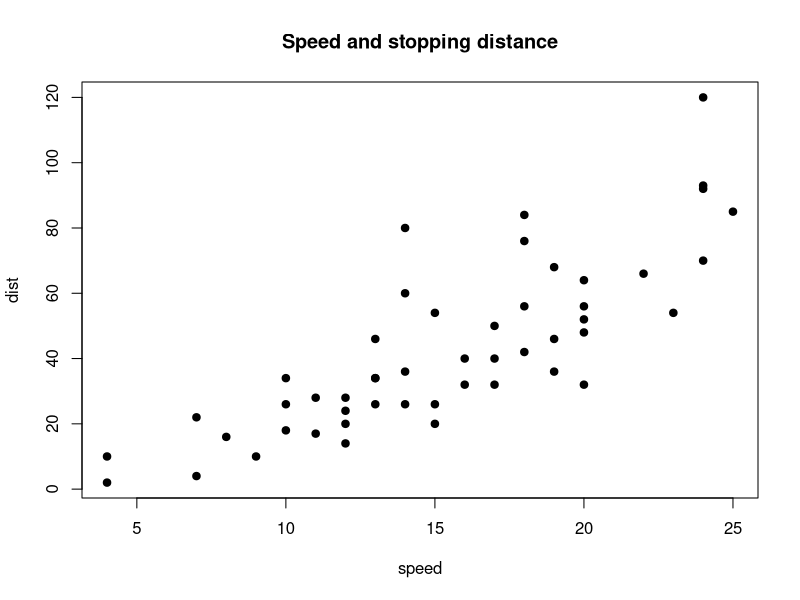

Here is the R script that generated this plot:
## ---- chunk 1
#| echo: fenced
#| output-fold: true

summary(cars)
## ---- chunk 2
#| echo: fenced
#| output-fold: true
#| output-summary: "Click to view the model"

summary(lm(dist ~ speed, data = cars))
## ---- chunk 3
#| echo: fenced
#| output-fold: true
#| output-open: true

head(cars, 3)
## ---- chunk 4
#| echo: fenced
#| output-fold: true

message("A message on the error stream.")
as.numeric("not a number")
head(cars, 3)
## ---- chunk 5
#| echo: fenced
#| output-fold: true
#| output-summary: "The figure"

plot(cars, pch = 19, main = "Speed and stopping distance")
